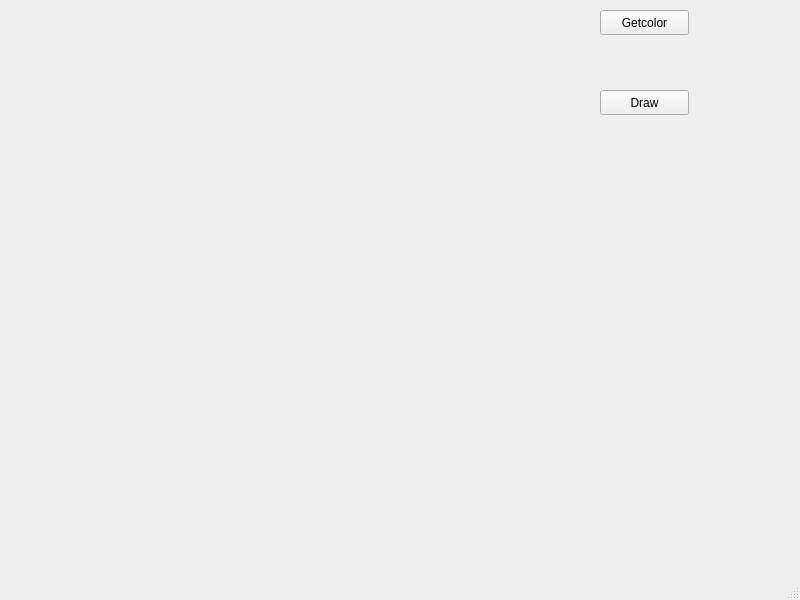
<?xml version="1.0" encoding="UTF-8"?>
<ui version="4.0">
 <class>MainWindow</class>
 <widget class="QMainWindow" name="MainWindow">
  <property name="geometry">
   <rect>
    <x>0</x>
    <y>0</y>
    <width>800</width>
    <height>600</height>
   </rect>
  </property>
  <property name="windowTitle">
   <string>MainWindow</string>
  </property>
  <widget class="QWidget" name="centralwidget">
   <widget class="QLabel" name="label">
    <property name="geometry">
     <rect>
      <x>0</x>
      <y>0</y>
      <width>500</width>
      <height>500</height>
     </rect>
    </property>
    <property name="text">
     <string/>
    </property>
   </widget>
   <widget class="QPushButton" name="pushButton">
    <property name="geometry">
     <rect>
      <x>600</x>
      <y>10</y>
      <width>89</width>
      <height>25</height>
     </rect>
    </property>
    <property name="text">
     <string>Getcolor</string>
    </property>
   </widget>
   <widget class="QPushButton" name="pushButton_2">
    <property name="geometry">
     <rect>
      <x>600</x>
      <y>90</y>
      <width>89</width>
      <height>25</height>
     </rect>
    </property>
    <property name="text">
     <string>Draw</string>
    </property>
   </widget>
  </widget>
  <widget class="QMenuBar" name="menubar">
   <property name="geometry">
    <rect>
     <x>0</x>
     <y>0</y>
     <width>800</width>
     <height>25</height>
    </rect>
   </property>
  </widget>
  <widget class="QStatusBar" name="statusbar"/>
 </widget>
 <resources/>
 <connections/>
</ui>
